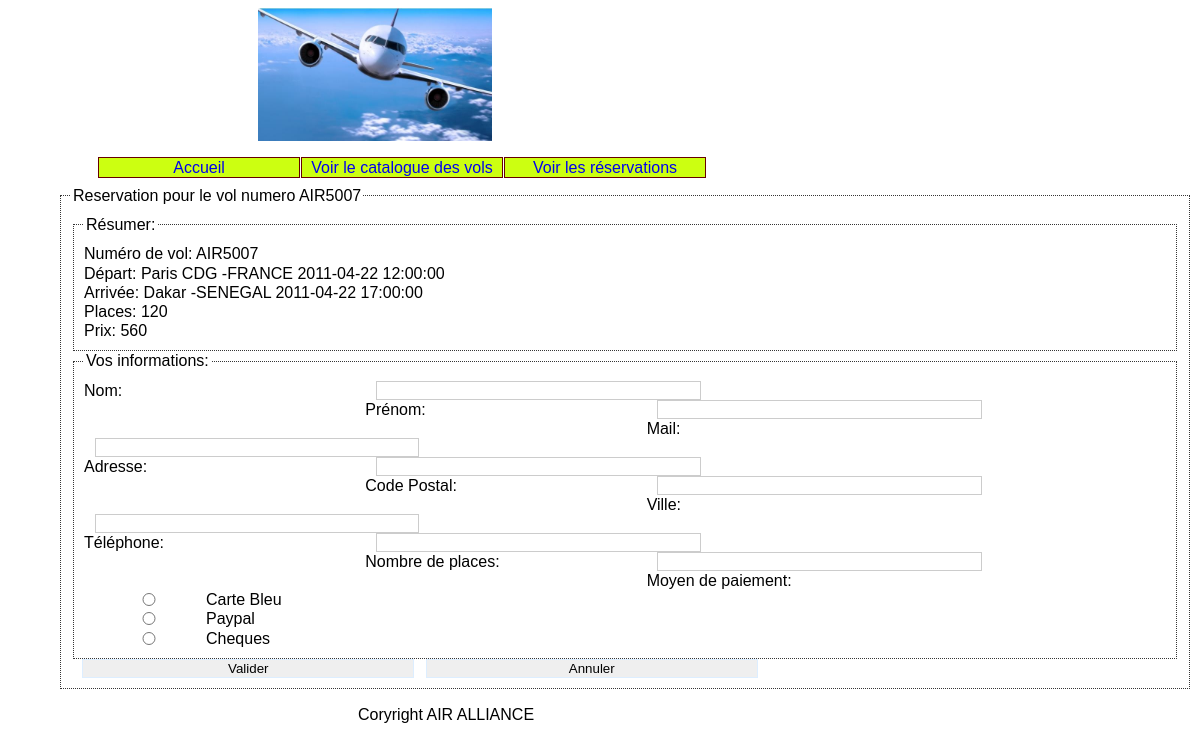
/Controler/index.php?action=formReservation&numVol=AIR5007, run on the app's committed database.
### tables this page shows
CREATE TABLE IF NOT EXISTS `vols` (
  `numVol` varchar(7) NOT NULL,
  `aeroportDepart` varchar(40) NOT NULL,
  `aeroportArrivee` varchar(40) NOT NULL,
  `dateDepart` datetime NOT NULL,
  `dateArrivee` datetime NOT NULL,
  `places` int(11) NOT NULL,
  `prix` int(11) NOT NULL
);

### Modele/fonctions.php (called while the page is built, shortened)
<?php
function getLesVols(){
    $bdd=connect();
    $vols = array();
    try{
        $requete="select * from vols";
        $resultat=$bdd->query($requete);
        while($ligne=$resultat->fetch(PDO::FETCH_OBJ)){
                $vols[]=$ligne;
        }
    }
    catch(PDOException $e){
            echo "erreur dans la requete " .$e->getMessage();
    }
    return $vols;
}
?>

### Vue/v_formReservation.php (the view, shortened to what this page needs)
<?php
if (isset($_POST['valider']) ){
    if((isset($_POST['nomClient']))&&(isset($_POST['prenomClient']))&&(isset($_POST['nbPlace']))&&(isset($_POST['mailClient']))&&(isset($_POST['adresseClient']))&&(isset($_POST['cpClient']))&&(isset($_POST['villeClient']))&&(isset($_POST['telephoneClient']))&&(isset($_POST['paiement']))){
            creationClient($_POST['nomClient'], $_POST['prenomClient'],  $_POST['mailClient'], $_POST['adresseClient'], $_POST['cpClient'], $_POST['villeClient'], $_POST['telephoneClient']);
            creationReservation($_SESSION['numVol'], $_POST['paiement'], $_POST['nbPlace']);
        header("location:index.php?action=valideForm&numVol=".$_SESSION['numVol']."&nomClient=".$_POST['nomClient']."&prenomClient=".$_POST['prenomClient']);
    }
    else{
        header("Location:../Controler/index.php?action=formReservation&numVol=".$_SESSION['numVol']."");
        echo 'Veuillez remplir tous les champs.';
    }
}
else{
    echo '<form method="POST" action="index.php?action=formReservation&numVol='.$_SESSION['numVol'].'">';
 ?>
        <fieldset>
            <legend>Reservation pour le vol numero <?php echo $_SESSION['numVol']; ?></legend>
            <fieldset>
                <legend>Résumer: </legend>
                <?php
                    foreach($lesVols as $unVol){
                        if ($unVol->numVol==$_SESSION['numVol']) {
                            echo 'Numéro de vol: '.$_SESSION['numVol']."</br>";;
                            echo ' Départ: '.$unVol->aeroportDepart.'  '.$unVol->dateDepart .'</br>';
                            echo 'Arrivée: '.$unVol->aeroportArrivee .'   '.$unVol->dateArrivee .'</br>';
                            echo 'Places: '.$unVol->places .'</br>';
                            echo 'Prix: '.$unVol->prix .'</br>';
                         }
                    }
                ?>
            </fieldset>
            <fieldset>
                <legend>Vos informations: </legend>
                <label>Nom: </label>
                    <input name="nomClient" type="text" />
                <label>Prénom: </label>
                    <input name="prenomClient" type="text" />
                <label>Mail: </label>
                    <input name="mailClient" type="mail" />
                <label>Adresse: </label>
                    <input name="adresseClient" type="text" />
                <label>Code Postal: </label>
                    <input name="cpClient" type="text" />
                <label>Ville: </label>
                    <input name="villeClient" type="text" />
                <label>Téléphone: </label>
                    <input name="telephoneClient" type="text" />
                <label>Nombre de places:</label>
                <input type='text' name='nbPlace'/>
                <label> Moyen de paiement: </label>
                    <input type="radio" name="paiement" value="CB"/><label>Carte Bleu</label></br>
                    <input type="radio" name="paiement" value="Paypal"/><label>Paypal</label></br>
                    <input type="radio" name="paiement" value="Cheque"/><label>Cheques</label>
            </fieldset>
            <input type="submit" name="valider" value="Valider"/><input type="reset" name="annuler" value="Annuler"/>
        </fieldset>
    </form>
<?php
}
?>

### Vue/style.css (style rules this page uses)
html { font:normal 100%/1.2em "Trebuchet MS",Verdana,Helvetica,Arial,sans-serif; }
fieldset { display:block; border: 1px dotted #353535; padding:10px; overflow:hidden; }
label { background:transparent none; display: block; width: 25%; float: left; padding-right: 1%; text-align: left; }
input { margin-left: 1%; width: 30%; border: #CCC 1px solid; }
input[type="radio"] { width: 10%; float:left; clear:both; }
input[type="submit"], input[type="reset"] { border: #DDEEFF 1px solid; width: 30%; }

### data on the page
vols: aeroportDepart "Paris CDG -FRANCE", dateDepart "2011-04-22 12:00:00", aeroportArrivee "Dakar -SENEGAL", dateArrivee "2011-04-22 17:00:00", places "120", prix "560"

### other printed values
$_SESSION['numVol'] "AIR5007"
